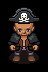

Rendered tile map (Tiled .tmx) drawn with the repository's tilesets; below, a short description and the full map source, tile grids included:
An orthogonal 6x9 tile map with 8x8 px tiles, 1 tile layer (Tile Layer 1).

<map version="1.10" tiledversion="1.10.2" orientation="orthogonal" renderorder="right-down" width="6" height="9" tilewidth="8" tileheight="8" infinite="0" nextlayerid="2" nextobjectid="1">
 <tileset firstgid="1" name="Download16431" tilewidth="8" tileheight="8" tilecount="17472" columns="104">
  <image source="Download16431.png" width="832" height="1344" />
 </tileset>
 <layer id="1" name="Tile Layer 1" width="6" height="9">
  <data encoding="csv">
1666,1667,1668,1669,1670,1671,
1770,1771,1772,1773,1774,1775,
1874,1875,1876,1877,1878,1879,
1978,1979,1980,1981,1982,1983,
2082,2083,2084,2085,2086,2087,
2186,2187,2188,2189,2190,2191,
2290,2291,2292,2293,2294,2295,
2394,2395,2396,2397,2398,2399,
2498,2499,2500,2501,2502,2503
</data>
 </layer>
</map>
